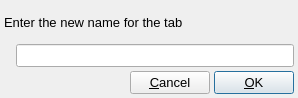
<?xml version="1.0" encoding="UTF-8"?>
<ui version="4.0">
 <class>GetGizmoNameDialog</class>
 <widget class="QDialog" name="GetGizmoNameDialog">
  <property name="windowModality">
   <enum>Qt::ApplicationModal</enum>
  </property>
  <property name="geometry">
   <rect>
    <x>0</x>
    <y>0</y>
    <width>298</width>
    <height>98</height>
   </rect>
  </property>
  <property name="font">
   <font>
    <pointsize>10</pointsize>
   </font>
  </property>
  <property name="windowTitle">
   <string>Rename Tab</string>
  </property>
  <property name="windowIcon">
   <iconset resource="main.qrc">
    <normaloff>:/tabs/icons/tabs_workspace.svg</normaloff>:/tabs/icons/tabs_workspace.svg</iconset>
  </property>
  <layout class="QVBoxLayout" name="verticalLayout">
   <property name="spacing">
    <number>4</number>
   </property>
   <property name="leftMargin">
    <number>4</number>
   </property>
   <property name="topMargin">
    <number>4</number>
   </property>
   <property name="rightMargin">
    <number>4</number>
   </property>
   <property name="bottomMargin">
    <number>4</number>
   </property>
   <item>
    <widget class="QLabel" name="DescriptionLabel">
     <property name="text">
      <string>Enter the new name for the tab</string>
     </property>
     <property name="wordWrap">
      <bool>true</bool>
     </property>
    </widget>
   </item>
   <item>
    <layout class="QHBoxLayout" name="horizontalLayout">
     <property name="spacing">
      <number>4</number>
     </property>
     <item>
      <widget class="CheckIndicator" name="NameIndicator">
       <property name="sizePolicy">
        <sizepolicy hsizetype="Minimum" vsizetype="Minimum">
         <horstretch>0</horstretch>
         <verstretch>0</verstretch>
        </sizepolicy>
       </property>
       <property name="text">
        <string/>
       </property>
      </widget>
     </item>
     <item>
      <widget class="QLineEdit" name="NameEdit"/>
     </item>
    </layout>
   </item>
   <item>
    <layout class="QHBoxLayout" name="horizontalLayout_2">
     <property name="spacing">
      <number>4</number>
     </property>
     <item>
      <spacer name="horizontalSpacer">
       <property name="orientation">
        <enum>Qt::Horizontal</enum>
       </property>
       <property name="sizeHint" stdset="0">
        <size>
         <width>40</width>
         <height>20</height>
        </size>
       </property>
      </spacer>
     </item>
     <item>
      <widget class="QPushButton" name="CancelButton">
       <property name="text">
        <string>&amp;Cancel</string>
       </property>
       <property name="autoDefault">
        <bool>false</bool>
       </property>
      </widget>
     </item>
     <item>
      <widget class="QPushButton" name="OKButton">
       <property name="text">
        <string>&amp;OK</string>
       </property>
       <property name="autoDefault">
        <bool>false</bool>
       </property>
       <property name="default">
        <bool>true</bool>
       </property>
      </widget>
     </item>
    </layout>
   </item>
  </layout>
 </widget>
 <customwidgets>
  <customwidget>
   <class>CheckIndicator</class>
   <extends>QLabel</extends>
   <header>gui/widgets/checkindicator.hui</header>
  </customwidget>
 </customwidgets>
 <resources>
  <include location="main.qrc"/>
 </resources>
 <connections/>
</ui>
